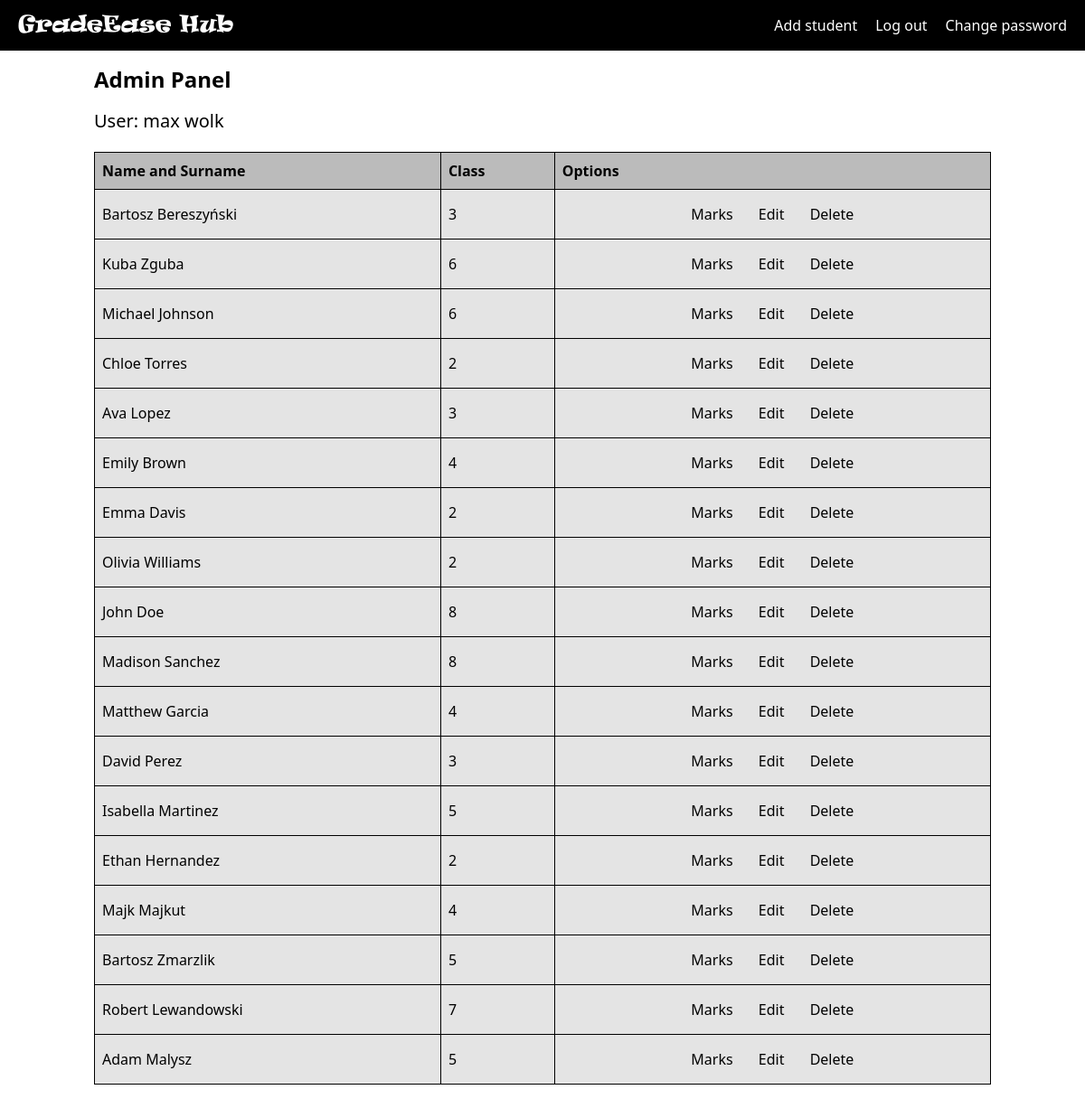
Before: /pages/admin.php (signed in) with the older database file.
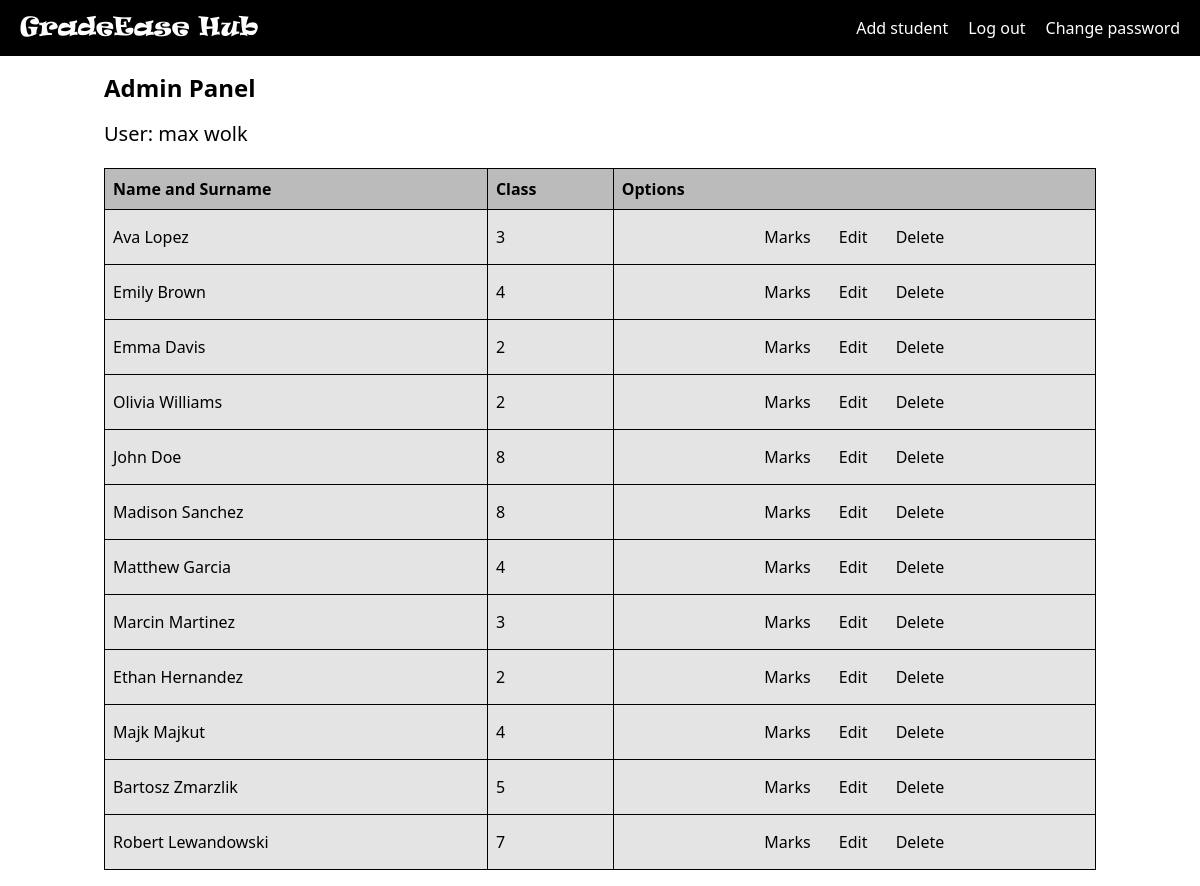
After: the same page with the newer database file.
### tables this page shows
CREATE TABLE `users` (
  `user_id` int(11) NOT NULL,
  `login` varchar(50) NOT NULL,
  `password` varchar(255) NOT NULL,
  `name` varchar(50) NOT NULL,
  `surname` varchar(50) NOT NULL,
  `role_as` tinyint(4) NOT NULL DEFAULT 0,
  `date_of_birth` date DEFAULT NULL,
  `created_at` timestamp NOT NULL DEFAULT current_timestamp()
);

CREATE TABLE `students` (
  `student_id` int(11) NOT NULL,
  `user_id` int(11) NOT NULL,
  `class` varchar(50) NOT NULL
);

### pages/admin.php (the view, shortened to what this page needs)
<?php
include_once "../scripts/connect.php";
$user_id = $_SESSION['user_id'];
$sql_admin = "SELECT name, surname FROM users WHERE user_id = :user_id";
$stmt_admin = $conn->prepare($sql_admin);
$stmt_admin->bindParam(':user_id', $user_id, PDO::PARAM_INT);
$stmt_admin->execute();
$admin = $stmt_admin->fetch(PDO::FETCH_ASSOC);
$sql_students = "
    SELECT users.user_id, users.name AS student_name, users.surname AS student_surname, students.class
    FROM students
    INNER JOIN users ON students.user_id = users.user_id
";
$stmt_students = $conn->prepare($sql_students);
$stmt_students->execute();
$students = $stmt_students->fetchAll(PDO::FETCH_ASSOC);
?>
<!DOCTYPE html>
<html lang="en">
<head>
    <link href="https://cdn.jsdelivr.net/npm/tailwindcss@2.2.19/dist/tailwind.min.css" rel="stylesheet">
    <link rel="stylesheet" href="../css/admin.css">
</head>
<body>
    <div class="navbar">
        <div class="navbar-brand">
            <a href="admin.php" class="text-white">GradeEase Hub</a>
        </div>
        <div class="navbar-links">
            <a href="addstudent.php">Add student</a>
            <a href="../scripts/logout.php">Log out</a>
            <a href="change_passw.php">Change password</a>
        </div>
    </div>
    <div class="container mx-auto p-4">
        <h1 class="text-2xl font-bold mb-4">Admin Panel</h1>
        <div>
            <?php if ($admin) { ?>
                <h2 class="text-xl mb-2">User: <?php echo htmlspecialchars($admin['name'] . ' ' . $admin['surname']); ?></h2>
            <?php } else { ?>
                <h2 class="text-xl mb-2">User: Unknown</h2>
            <?php } ?>
            <table class="students-table">
                <thead>
                    <tr>
                        <th>Name and Surname</th>
                        <th>Class</th>
                        <th>Options</th>
                    </tr>
                </thead>
                <tbody>
                    <?php foreach ($students as $student) { ?>
                        <tr>
                            <td><?php echo htmlspecialchars($student['student_name'] . ' ' . $student['student_surname']); ?></td>
                            <td><?php echo htmlspecialchars($student['class']); ?></td>
                            <td class="options">
                                <a href="Admin_marks.php?student_id=<?php echo htmlspecialchars($student['user_id']); ?>">
                                    <button>Marks</button>
                                </a>
                                <a href="edit.php?student_id=<?php echo htmlspecialchars($student['user_id']); ?>">
                                    <button>Edit</button>
                                </a>
                                <a href="delete_student.php?student_id=<?php echo htmlspecialchars($student['user_id']); ?>" onclick="return confirm('Are you sure you want to delete this student?');">
                                    <button>Delete</button>
                                </a>
                            </td>
                        </tr>
                    <?php } ?>
                </tbody>
            </table>
        </div>
    </div>
</body>
</html>

### css/admin.css (style rules this page uses)
.navbar { background-color: #000000; color: #ffffff; padding: 10px 20px; display: flex; justify-content: space-between; align-items: center; }
.navbar-brand { font-family: 'Ravie', sans-serif; font-size: 1.5rem; font-weight: lighter; }
.navbar-links { display: flex; gap: 20px; }
.navbar-links a { color: #ffffff; text-decoration: none; font-size: 1rem; }
.students-table { width: 100%; margin-top: 20px; border-collapse: collapse; }
.students-table th, .students-table td { border: 1px solid #000000; padding: 8px; text-align: left; background-color: #e4e4e4; }
.students-table th { background-color: #bbbbbb; font-weight: bold; }
.students-table td.options { text-align: center; }
.students-table td.options button { margin: 2px; padding: 5px 10px; cursor: pointer; }

Changed rows visible on the page:
removed students: user.surname "Bartosz Bereszyński", class "3"
removed students: user.surname "Kuba Zguba", class "6"
removed students: user.surname "Michael Johnson", class "6"
removed students: user.surname "Chloe Torres", class "2"
removed students: user.surname "David Perez", class "3"
removed students: user.surname "Adam Malysz", class "5"
changed students: user.surname "Isabella Martinez" → "Marcin Martinez"; class "5" → "3"
